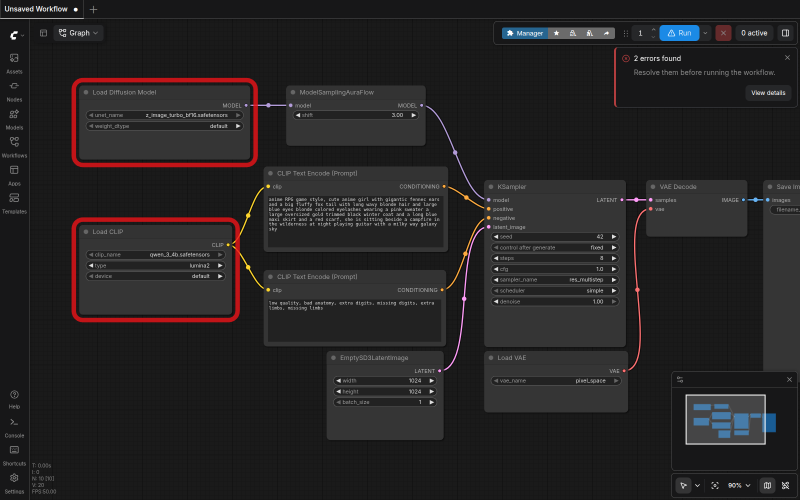
#> input picture assets/shots/comfy-home.png, 1600 x 1000 px, found by its file name (shown at 1/2 size)
$ python crop-shots.py
#> lines starting #> are read from the running program, lines starting #| are printed output that depends on the picture
#!/usr/bin/env python3
from pathlib import Path
from PIL import Image

SRC = Path("/home/dgxspark/ai/studio-guide/assets/shots")
OUT = SRC / "focus"
OUT.mkdir(exist_ok=True)

# (src, left, top, right, bottom, dest)
CROPS = [
    ("comfy-home.png", 70, 70, 540, 720, "comfy-red-nodes.png"),
    ("comfy-home.png", 760, 6, 1588, 72, "comfy-runbar.png"),
    ("comfy-home.png", 1160, 68, 1588, 220, "comfy-errors-toast.png"),
    ("comfy-home.png", 700, 250, 1100, 740, "comfy-ksampler-node.png"),
    ("comfy-home.png", 0, 40, 72, 430, "comfy-rail.png"),
    ("comfy-models.png", 48, 0, 400, 780, "comfy-model-folders.png"),
    ("comfy-nodes.png", 48, 0, 400, 780, "comfy-node-list.png"),
    ("comfy-templates-image.png", 190, 70, 1410, 900, "comfy-tpl-image.png"),
    ("comfy-templates-image.png", 430, 155, 900, 530, "comfy-tpl-zimage.png"),
    ("comfy-templates-video.png", 190, 70, 1410, 900, "comfy-tpl-video.png"),
    ("comfy-templates-video.png", 200, 250, 430, 560, "comfy-tpl-video-tab.png"),
    ("comfy-clip-prompt.png", 1218, 36, 1594, 540, "comfy-prompt-panel.png"),
    ("comfy-clip-prompt.png", 400, 250, 820, 560, "comfy-prompt-node.png"),
    ("comfy-missing-details.png", 1218, 36, 1596, 720, "comfy-missing-panel.png"),
    ("comfy-guide-run.png", 268, 48, 560, 470, "comfy-graph-menu.png"),
    ("comfy-guide-run.png", 760, 6, 1588, 80, "comfy-runbar-errors.png"),
    ("comfy-latent.png", 1218, 36, 1594, 620, "comfy-size-panel.png"),
    ("comfy-ksampler.png", 700, 220, 1120, 760, "comfy-sampler-focus.png"),
    ("comfy-assets.png", 48, 0, 430, 520, "comfy-assets-empty.png"),
    ("comfy-guide-manager.png", 280, 80, 1320, 860, "comfy-manager-modal.png"),
    ("comfy-node-manager.png", 220, 60, 1380, 880, "comfy-nodes-installed.png"),
    ("comfy-guide-search.png", 480, 220, 1120, 720, "comfy-add-node.png"),
    ("comfy-guide-ksampler.png", 480, 180, 1180, 780, "comfy-search-ksampler.png"),
    ("comfy-guide-shortcuts.png", 200, 520, 1400, 980, "comfy-shortcuts.png"),
    ("webui-qwen35-home.png", 360, 250, 1240, 700, "webui-center.png"),
    ("webui-qwen35-picker.png", 700, 420, 1100, 690, "webui-picker.png"),
    ("webui-qwen35-picker.png", 360, 250, 1240, 720, "webui-picker-wide.png"),
    ("hermes-home-now.png", 0, 0, 260, 900, "hermes-menu.png"),
    ("hermes-home-now.png", 260, 70, 1580, 620, "hermes-sessions.png"),
    ("hermes-chat-now.png", 260, 80, 1580, 900, "hermes-chat-focus.png"),
]

for src, l, t, r, b, dest in CROPS:
    im = Image.open(SRC / src)
#> im is the input picture: PIL image 1600x1000 RGB; mean R, G, B 37.1, 35.2, 35.7
    w, h = im.size
#> w = 1600; h = 1000
    box = (max(0, l), max(0, t), min(w, r), min(h, b))
#> box = (70, 70, 540, 720)
    crop = im.crop(box)
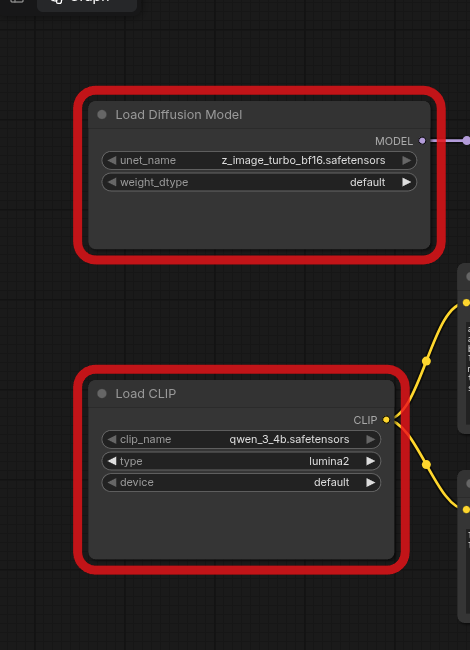
#> crop: PIL image 470x650 RGB; mean R, G, B 45.8, 35.1, 35
    crop.save(OUT / dest, optimize=True)
    print(f"{dest:28} {crop.size[0]}x{crop.size[1]} from {src}")
#| comfy-red-nodes.png          470x650 from comfy-home.png
#> (the run stopped early here; a loop or call above may not have finished)
